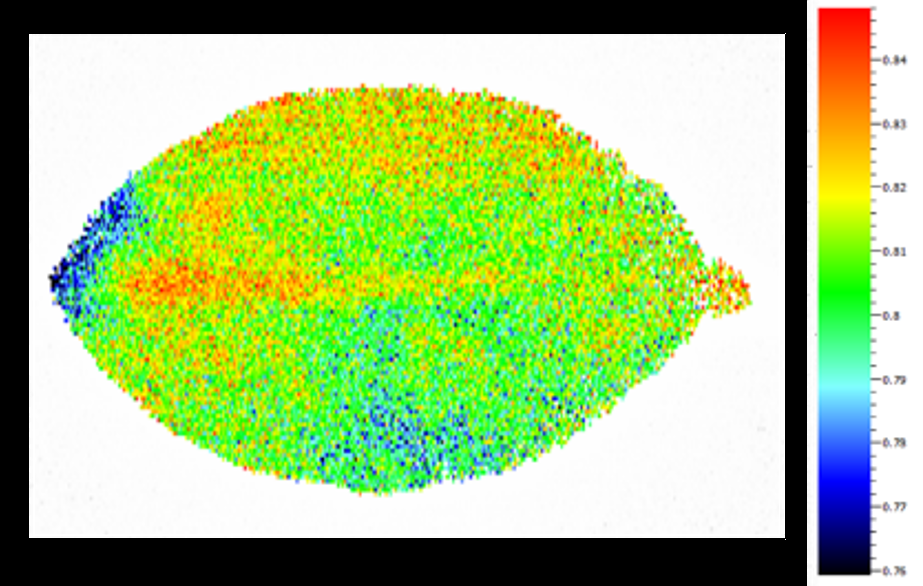
#> input picture test/img/2.png, 923 x 586 px, found by its file name
$ python kensyutsu.py
#> lines starting #> are read from the running program, lines starting #| are printed output that depends on the picture; after the words box and inside, x2 and y2 are one past the last pixel; in counts of white or black regions, pixels touching at a corner belong together
import cv2
import numpy as np

in_path = "test/img/2.png"
out_path = "test/output/area/2/"
image = cv2.imread(in_path)
#> image is the input picture: shape (586, 923, 3); mean B, G, R 124.4, 194.1, 161.3
img_scaled = None
min_area = None
pixel_num = None

def main():
    global img_scaled
    img_scaled = scale(image)
    height, width = img_scaled.shape[:2]
    global min_area
    min_area = height * width / 100
    img_hsv = hsv(img_scaled)
    imgh, imgs, imgv = split_hsv(img_hsv)
    imgh_canny = canny(imgh, "h")
    imgs_canny = canny(imgs, "s")
    imgv_canny = canny(imgv, "v")
    global pixel_num
    pixel_num = np.size(img_scaled)
    imgh_bin = bin(imgh_canny, "h")
    imgs_bin = bin(imgs_canny, "s")
    imgv_bin = bin(imgv_canny, "v")
    #img_bin = cv2.cvtColor(imgs_bin, cv2.COLOR_GRAY2BGR)
    img_or = cv2.bitwise_or(imgs, imgs_bin)
    save("or.png", img_or)
    #img_gray = gray(img_or)
    img_binbin = bin(img_or, "2")
    print(img_binbin.shape)
    conts = cnts(img_binbin)
    print(conts)


def save(name, img):
    output = out_path + name
    cv2.imwrite(output, img)

def scale(img):
    scale = 1000 / img.shape[1]
    img_scaled = cv2.resize(img, dsize=None, fx=scale, fy=scale)
    return img_scaled

def hsv(img):
    img_hsv = cv2.cvtColor(img, cv2.COLOR_BGR2HSV)
    save("hsv.png", img_hsv)
    return img_hsv

def split_hsv(img):
    imgh, imgs, imgv = cv2.split(img)
    save("h.png", imgh)
    save("s.png", imgs)
    save("v.png", imgv)
    return imgh, imgs, imgv

def gaussblur(img):
    return cv2.GaussianBlur(img, (5,5), 0)

def gray(img):
    img_gray = cv2.cvtColor(img, cv2.COLOR_BGR2GRAY)
    save("gray.png", img_gray)
    return img_gray

def bin(img, name):
    _, img_bin = cv2.threshold(img, 100, 255, cv2.THRESH_BINARY)
    save(name + "bin.png", img_bin)
    return img_bin

def least_noise(img):
    pixel_sum = np.sum(img)
    white_pixel = pixel_sum / 255
    black_pixel = pixel_num - white_pixel
    return white_pixel, black_pixel

def canny(img, name):
    img_canny = cv2.Canny(img, 100, 200)
    save(name + "canny.png", img_canny)
    return img_canny

def invert(img):
    img_inv = cv2.bitwise_not(img)
    save("inv.png", img_inv)
    return img_inv

def cnts(img):
    conts, _ = cv2.findContours(img, cv2.RETR_EXTERNAL, cv2.CHAIN_APPROX_SIMPLE)
    conts_list = list(filter(lambda x: cv2.contourArea(x) > min_area, conts))
    cv2.drawContours(img_scaled, conts_list, -1, (0,0,255), 5)
    save("conts.png", img_scaled)
    return conts_list

if __name__ == '__main__':
    main()
#> in hsv, `img_hsv = cv2.cvtColor(img, cv2.COLOR_BGR2HSV)`: img_hsv: shape (635, 1000, 3); mean H, S, V 23.1, 93.7, 202.8
#> in split_hsv, `imgh, imgs, imgv = cv2.split(img)`:
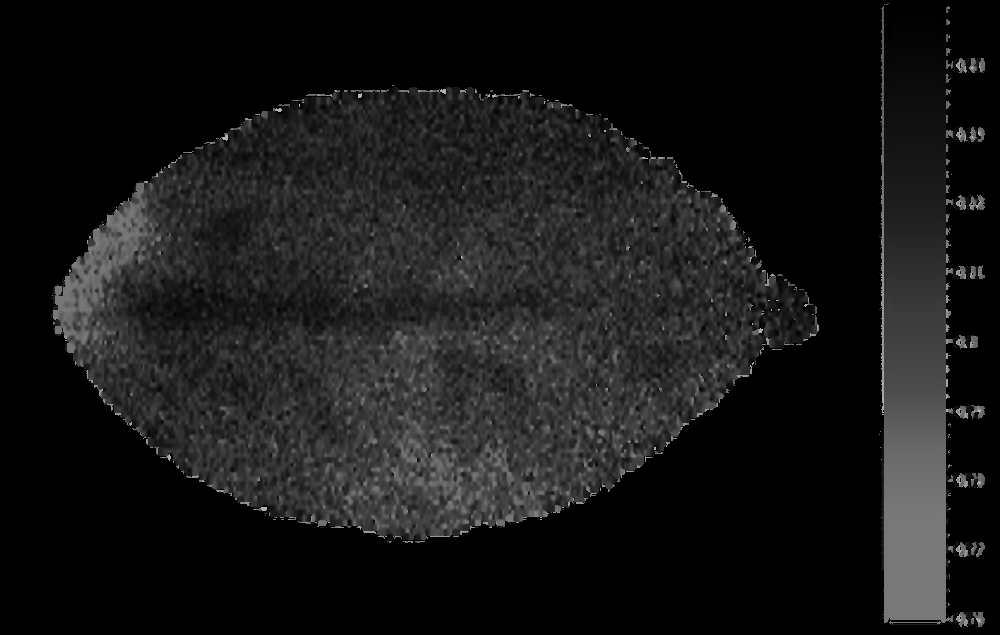
#> imgh: shape (635, 1000); min 0, max 179, mean 23.1
#> in split_hsv, `imgh, imgs, imgv = cv2.split(img)`:
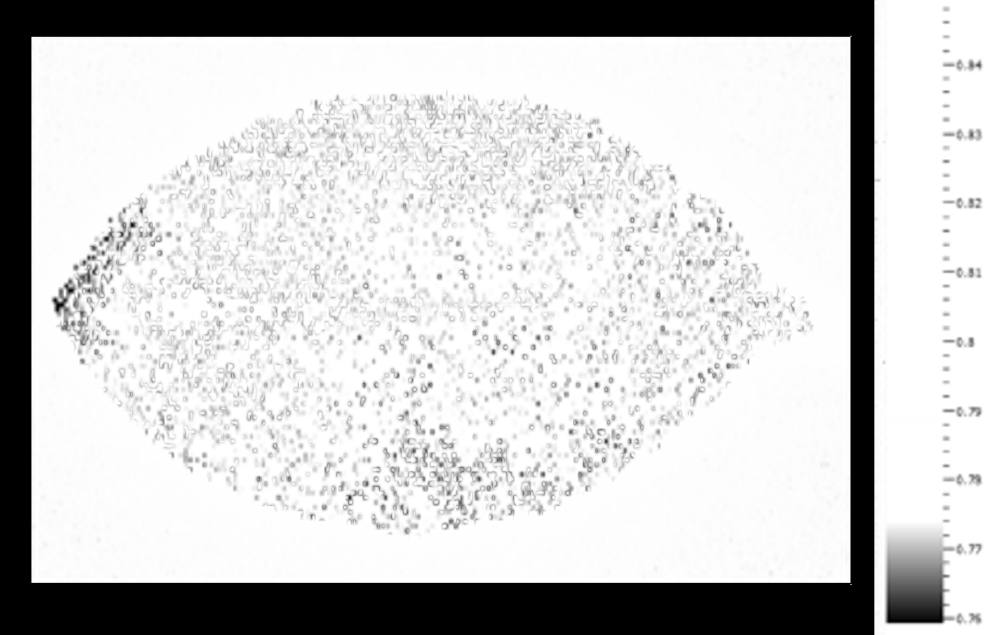
#> imgv: shape (635, 1000); min 0, max 255, mean 202.8
#> in canny, `img_canny = cv2.Canny(img, 100, 200)`:
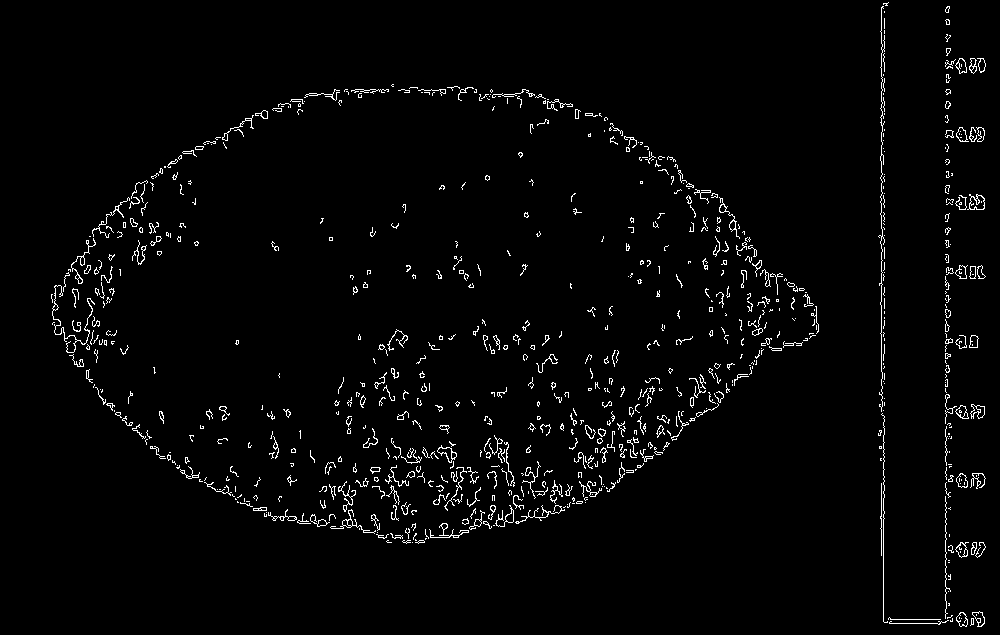
#> img_canny: shape (635, 1000); 2.4% white in thin lines or dots
#> in canny (call 2), `img_canny = cv2.Canny(img, 100, 200)`: img_canny: shape (635, 1000); 7.1% white in thin lines or dots, all inside (x1, y1, x2, y2) = (55, 8, 982, 624)
#> call 3 of canny, with name = 'v'
#> in canny (call 3), `img_canny = cv2.Canny(img, 100, 200)`:
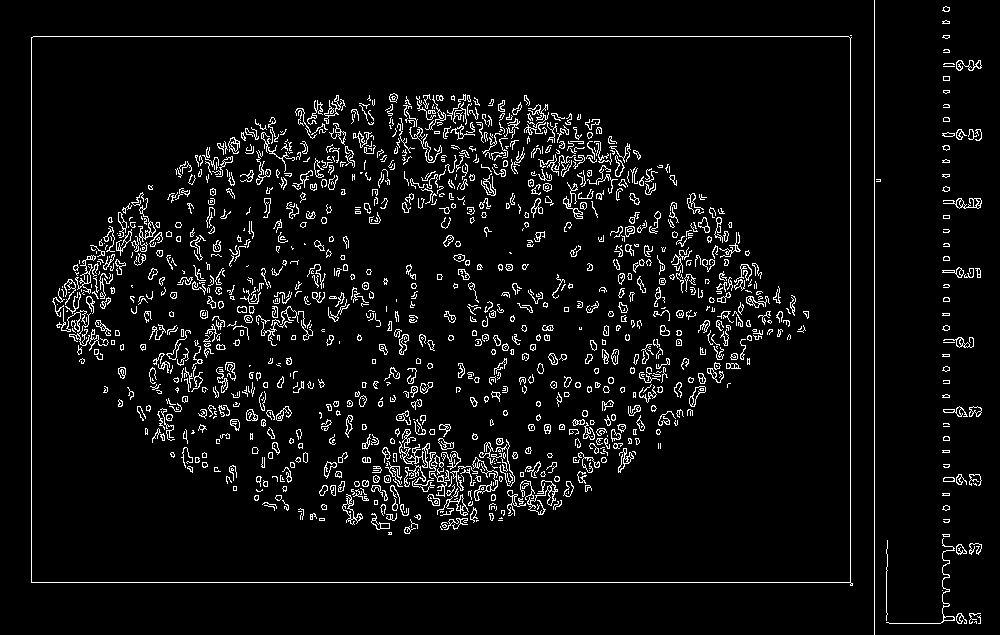
#> img_canny: shape (635, 1000); 5.6% white in thin lines or dots
#> in main, `pixel_num = np.size(img_scaled)`: pixel_num = 1905000
#> in main, `img_or = cv2.bitwise_or(imgs, imgs_bin)`:
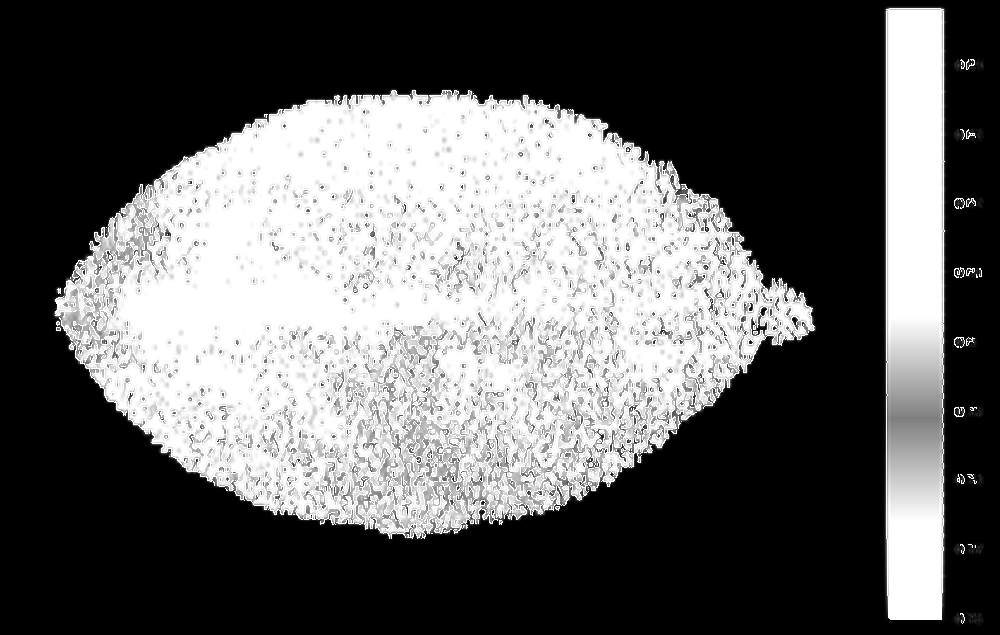
#> img_or: shape (635, 1000); min 0, max 255, mean 98.9
#> call 4 of bin, with name = '2'
#> in bin (call 4), `_, img_bin = cv2.threshold(img, 100, 255, cv2.THRESH_BINARY)`:
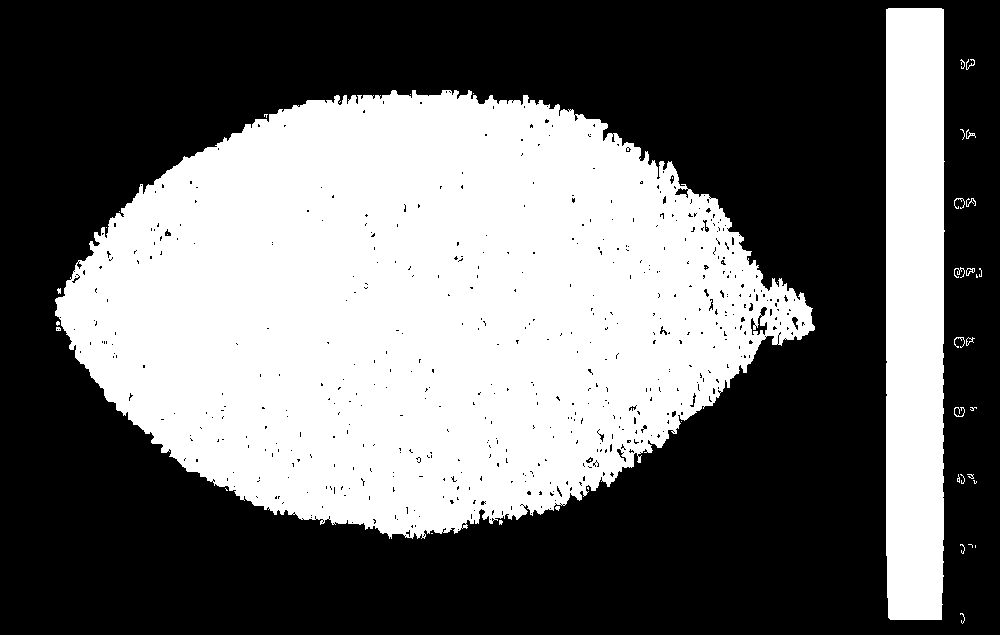
#> img_bin: shape (635, 1000); 41.9% white; 46 white regions (34 under 20 px)
#| (635, 1000)
#> in cnts, `conts, _ = cv2.findContours(img, cv2.RETR_EXTERNAL, cv2.CHAIN_APPROX_S..`: conts = 40 contours, 36 with area under 20; largest, box (x1, y1, x2, y2) and area: (55, 90, 815, 539) 231815, (886, 8, 945, 620) 34552, (966, 268, 975, 276) 34, (966, 337, 975, 346) 28
#> in cnts, `conts_list = list(filter(lambda x: cv2.contourArea(x) > min_area, cont..`: conts_list = 2 contours; box (x1, y1, x2, y2) and area: (55, 90, 815, 539) 231815, (886, 8, 945, 620) 34552
#> in cnts, `cv2.drawContours(img_scaled, conts_list, -1, (0,0,255), 5)`:
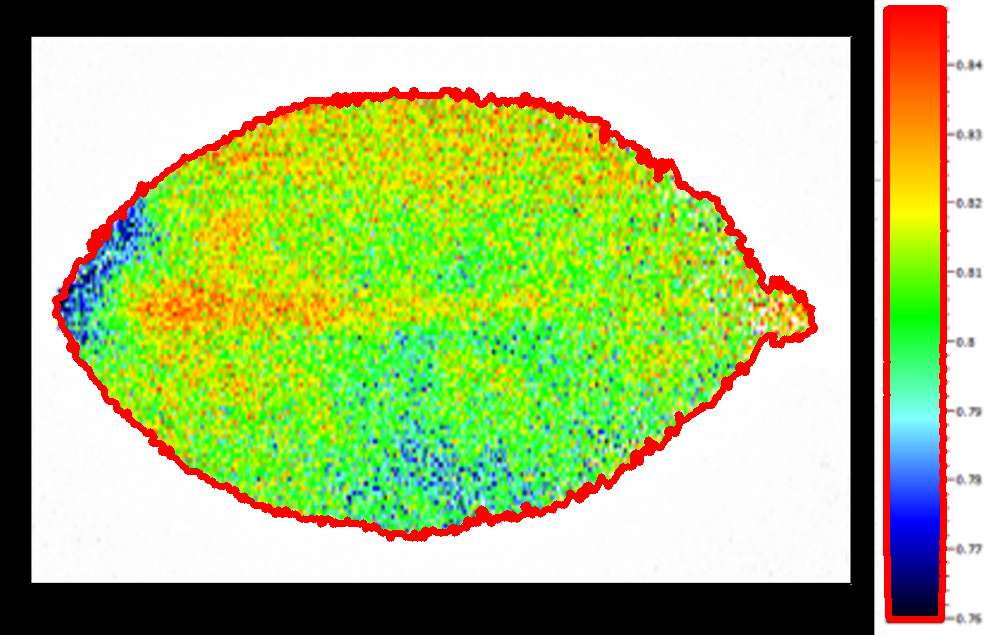
#> img_scaled: shape (635, 1000, 3); mean B, G, R 117.7, 185.2, 164
#> in main, `conts = cnts(img_binbin)`: conts has the same summary as conts_list in cnts
#> (printed output is left out)

$ run again, with test/img/bar.bmp saved as test/img/2.png
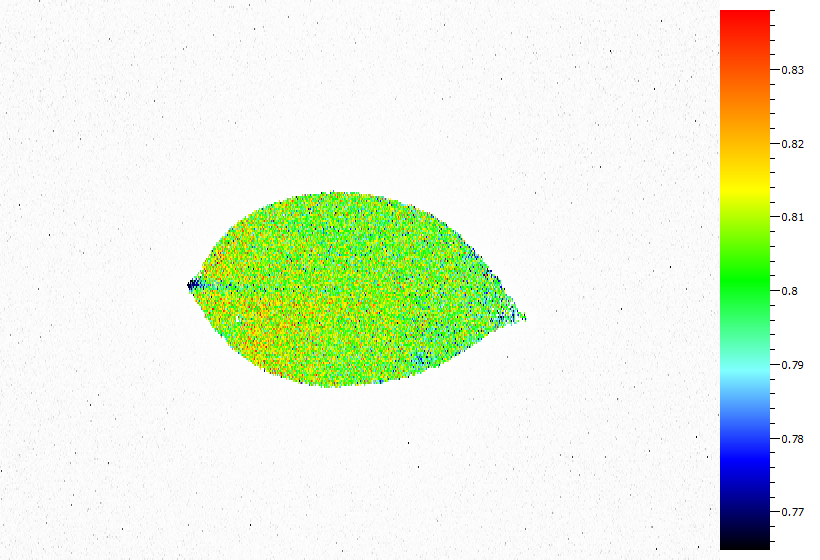
#> input picture test/img/bar.bmp, 820 x 560 px, found by its file name
#> image is the input picture: shape (560, 820, 3); mean B, G, R 220.3, 242.5, 231.4
#> img_hsv: shape (683, 1000, 3); mean H, S, V 9.1, 35.9, 248.4
#> img_canny: shape (683, 1000); 2.7% white in thin lines or dots, all inside (x1, y1, x2, y2) = (228, 11, 982, 671)
#> img_canny: shape (683, 1000); 3.4% white in thin lines or dots, all inside (x1, y1, x2, y2) = (229, 12, 981, 671)
#> in canny (call 3), `img_canny = cv2.Canny(img, 100, 200)`:
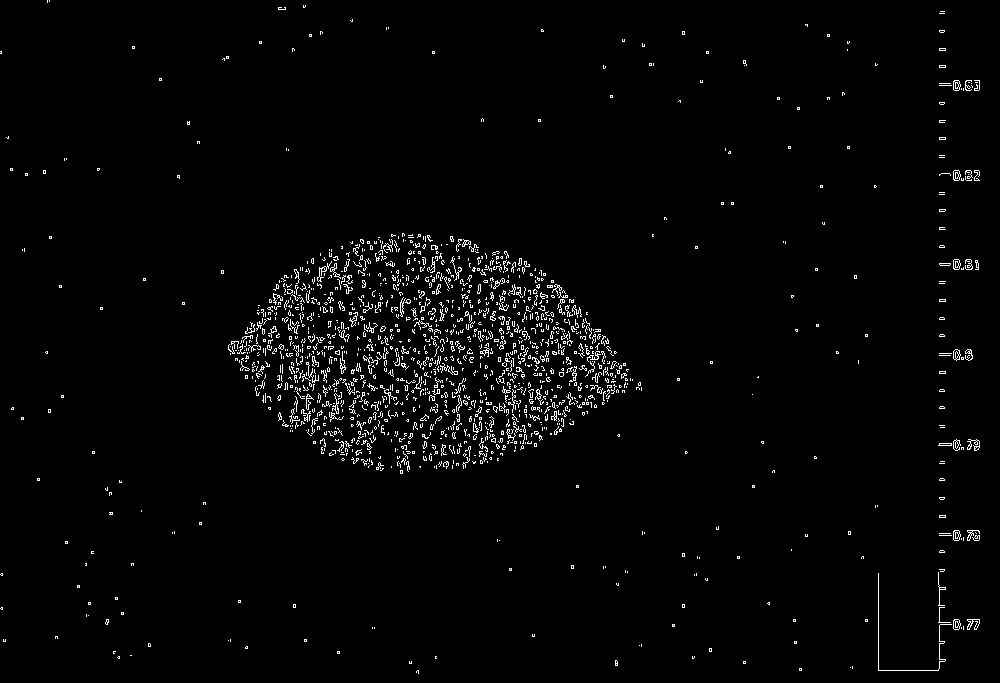
#> img_canny: shape (683, 1000); 2.1% white in thin lines or dots
#> pixel_num = 2049000
#> img_bin: shape (683, 1000); 16.1% white; 19 white regions (5 under 20 px)
#| (683, 1000)
#> in cnts, `conts, _ = cv2.findContours(img, cv2.RETR_EXTERNAL, cv2.CHAIN_APPROX_S..`: conts = 19 contours, 5 with area under 20; largest, box (x1, y1, x2, y2) and area: (229, 231, 643, 474) 68330, (878, 12, 952, 671) 40082, (953, 259, 981, 270) 142, (953, 170, 981, 181) 139, (953, 349, 973, 361) 134
#> conts_list = 2 contours; box (x1, y1, x2, y2) and area: (229, 231, 643, 474) 68330, (878, 12, 952, 671) 40082
#> in cnts, `cv2.drawContours(img_scaled, conts_list, -1, (0,0,255), 5)`:
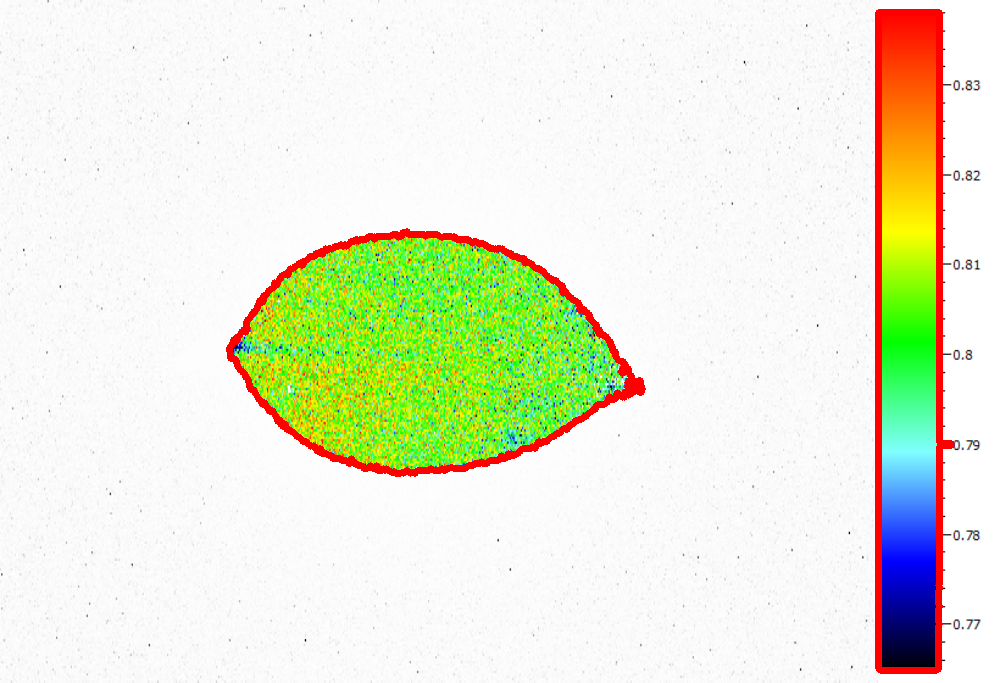
#> img_scaled: shape (683, 1000, 3); mean B, G, R 215.9, 236.9, 233.1
#> in main, `conts = cnts(img_binbin)`: conts has the same summary as conts_list in cnts
#> (printed output is left out)
